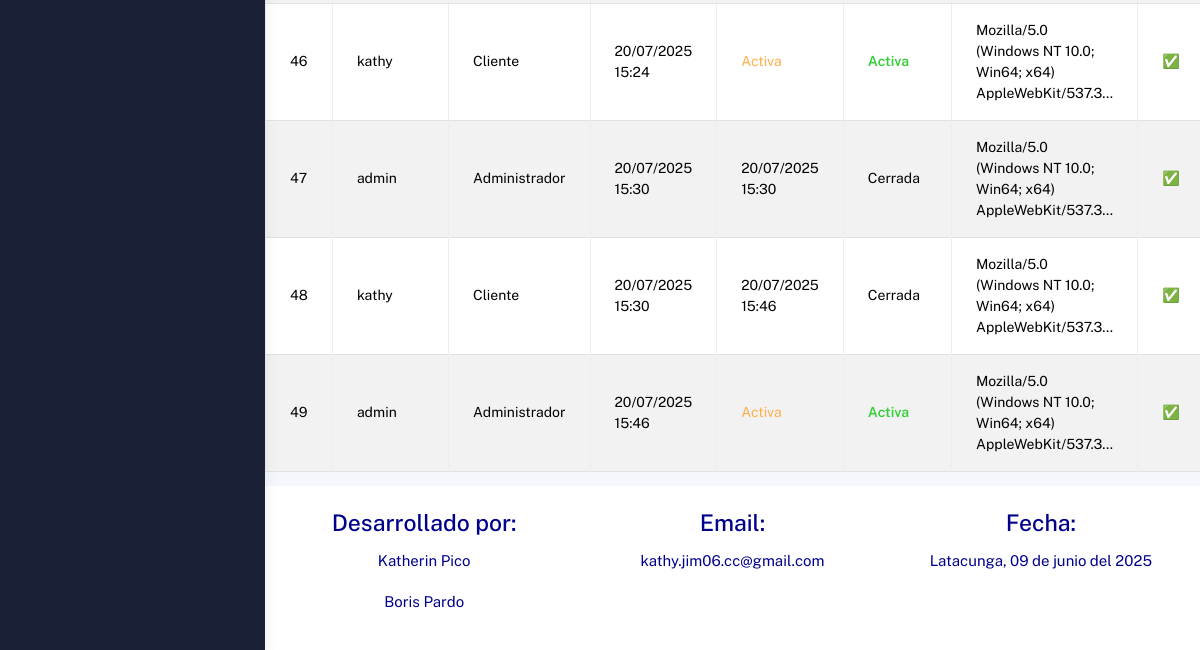
The app's page /administrador/sesiones/ (signed in, lower part), older data.
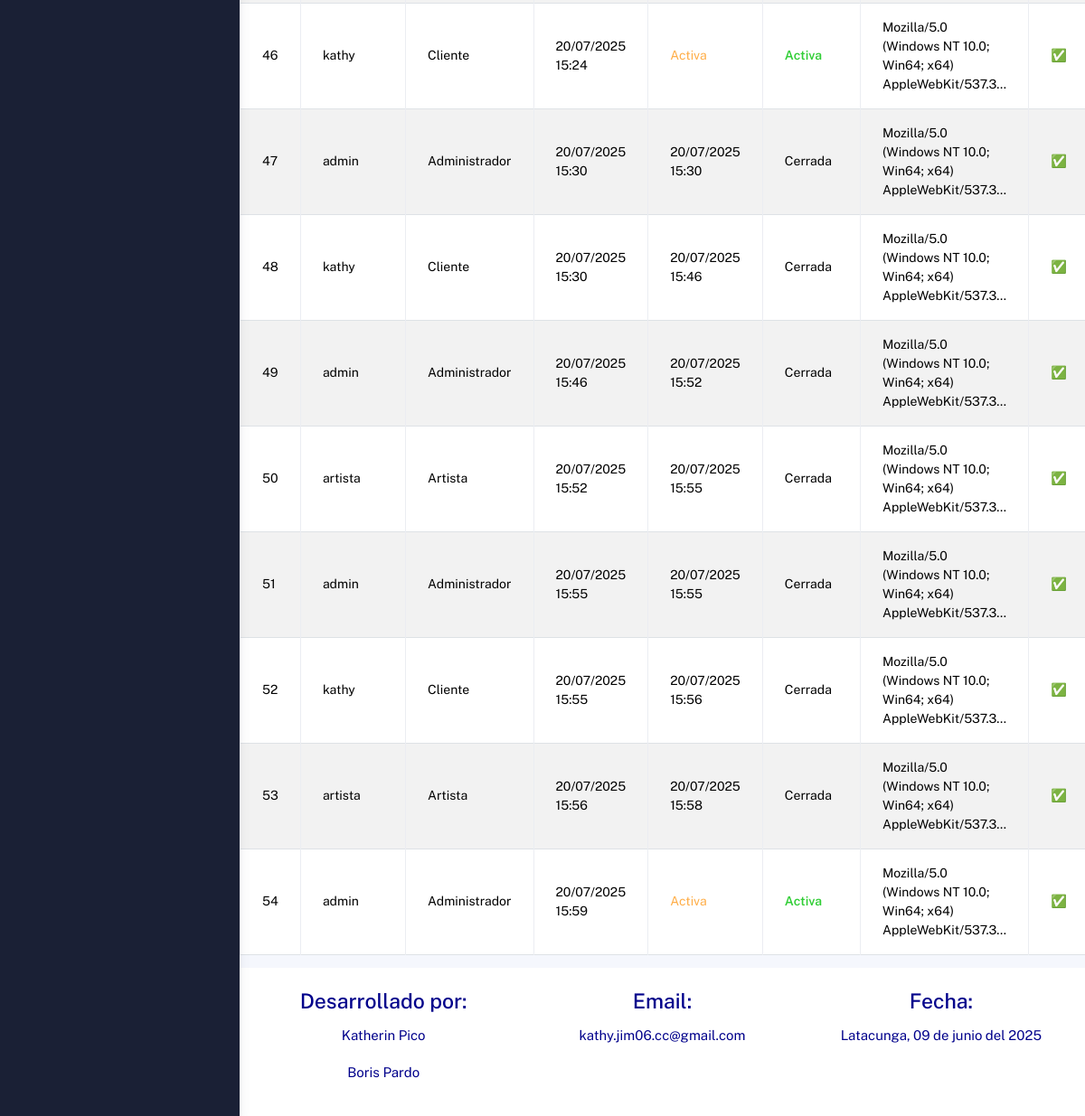
The same page, newer data.
### Aplicaciones/gestionContratos/models.py (models this page shows, shortened)
class RegistroSesion(models.Model):
    usuario = models.ForeignKey(Usuario, on_delete=models.CASCADE)
    fecha_login = models.DateTimeField(auto_now_add=True)
    fecha_logout = models.DateTimeField(null=True, blank=True)
    user_agent = models.CharField(max_length=255, null=True, blank=True)
    exitoso = models.BooleanField(default=True)  # Por si quieres registrar intentos fallidos
    class Meta:
        ordering = ['-fecha_login']

class Usuario(AbstractUser):
    telefono = models.CharField(max_length=10)
    direccion = models.TextField()
    rol = models.CharField(max_length=20, choices=ROL_CHOICES, default='Cliente')
    verificado = models.BooleanField(default=False)
    bloqueado = models.BooleanField(default=False)
    foto_perfil = models.ImageField(upload_to='usuarios/perfil/', null=True, blank=True)
    portafolio_pdf = models.FileField(upload_to='usuarios/portafolios/', null=True, blank=True)
    facebook_url = models.URLField(max_length=200, null=True, blank=True)
    x_url = models.URLField("X (Twitter)", max_length=200, null=True, blank=True)
    web_url = models.URLField("Página web", max_length=200, null=True, blank=True)
    groups = models.ManyToManyField(
        Group,
        related_name='usuarios',
        blank=True,
        help_text='Grupos a los que pertenece el usuario.',
        verbose_name='grupos',
    )
    user_permissions = models.ManyToManyField(
        Permission,
        related_name='usuarios_permisos',
        blank=True,
        help_text='Permisos específicos para el usuario.',
        verbose_name='permisos de usuario',
    )

### Aplicaciones/gestionContratos/views.py (the view)
# urls.py: path('administrador/sesiones/', views.listar_registros_sesion, name='listar_registros_sesion'),
def listar_registros_sesion(request):
    usuario_id = request.session.get('usuario_id')
    if not usuario_id:
        return redirect('login')
    usuario = Usuario.objects.get(id=usuario_id)
    if usuario.rol != 'Administrador':
        messages.error(request, "No tienes permisos para acceder a esta sección.")
        return redirect('login')
    registros = RegistroSesion.objects.select_related('usuario').order_by('id')
    return render(request, 'administrador/sesiones/lista_sesiones.html', {
        'registros': registros
    })

### Aplicaciones/gestionContratos/templates/administrador/sesiones/lista_sesiones.html (shortened to what this page needs)
{% extends 'administrador/plantilla.html' %}
{% load static %}
{% block contenido %}
<div class="container mt-5">
    <div class="table-responsive">
        <table class="table table-bordered table-striped table-hover">
            <tbody>
                {% for r in registros %}
                <tr>
                    <td>{{ forloop.counter }}</td>
                    <td>{{ r.usuario.username }}</td>
                    <td>{{ r.usuario.rol }}</td>
                    <td>{{ r.fecha_login|date:"d/m/Y H:i" }}</td>
                    <td>
                        {% if r.fecha_logout %}
                            {{ r.fecha_logout|date:"d/m/Y H:i" }}
                        {% else %}
                            <span class="text-warning">Activa</span>
                        {% endif %}
                    </td>
                    <td>
                        {% if r.fecha_logout %}
                            Cerrada
                        {% else %}
                            <strong class="text-success">Activa</strong>
                        {% endif %}
                    </td>
                    <td>{{ r.user_agent|truncatechars:60 }}</td>
                    <td>
                        {% if r.exitoso %}
                            ✅
                        {% else %}
                            ❌
                        {% endif %}
                    </td>
                </tr>
                {% empty %}
                <tr>
                    <td colspan="8" class="text-center">No hay registros de sesión aún.</td>
                </tr>
                {% endfor %}
            </tbody>
        </table>
    </div>
</div>
{% endblock %}

Row changes from the older to the newer data that the page shows:
changed RegistroSesion (number 4 of 9 on the later page): fecha_logout (not shown) → "20/07/2025 15:52"; fecha_logout "Activa Activa" → "Cerrada"
added RegistroSesion: usuario.username "artista", usuario.rol "Artista", fecha_login "20/07/2025 15:52", fecha_logout "20/07/2025 15:55", shows "Cerrada", user_agent "Mozilla/5.0 (Windows NT 10.0; Win64; x64) AppleWebKit/537.3…"
added RegistroSesion: usuario.username "admin", usuario.rol "Administrador", fecha_login "20/07/2025 15:55", fecha_logout "20/07/2025 15:55", shows "Cerrada", user_agent "Mozilla/5.0 (Windows NT 10.0; Win64; x64) AppleWebKit/537.3…"
added RegistroSesion: usuario.username "kathy", usuario.rol "Cliente", fecha_login "20/07/2025 15:55", fecha_logout "20/07/2025 15:56", shows "Cerrada", user_agent "Mozilla/5.0 (Windows NT 10.0; Win64; x64) AppleWebKit/537.3…"
added RegistroSesion: usuario.username "artista", usuario.rol "Artista", fecha_login "20/07/2025 15:56", fecha_logout "20/07/2025 15:58", shows "Cerrada", user_agent "Mozilla/5.0 (Windows NT 10.0; Win64; x64) AppleWebKit/537.3…"
added RegistroSesion: usuario.username "admin", usuario.rol "Administrador", fecha_login "20/07/2025 15:59", shows "Activa", user_agent "Mozilla/5.0 (Windows NT 10.0; Win64; x64) AppleWebKit/537.3…"
